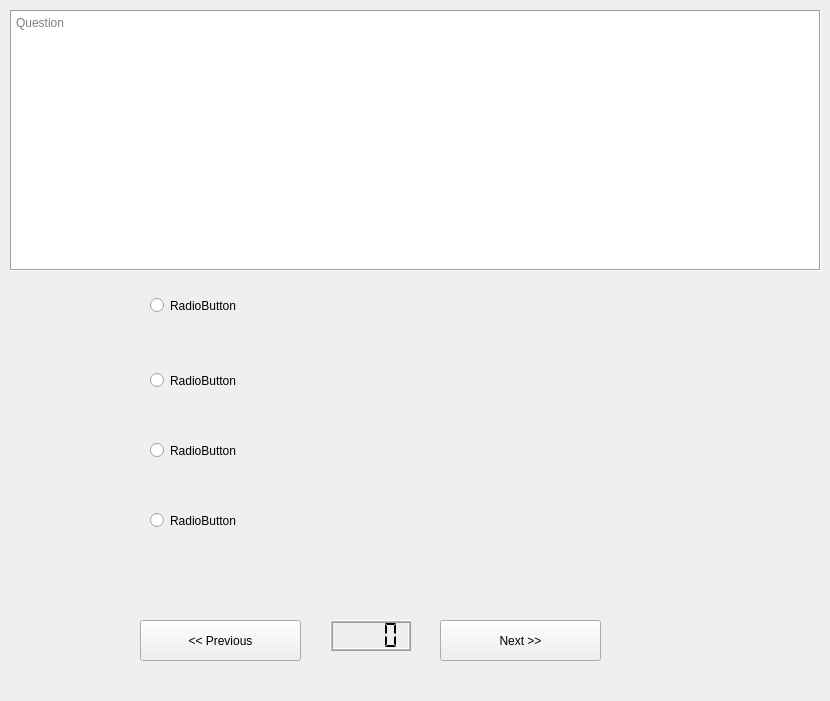
<?xml version="1.0" encoding="UTF-8"?>
<ui version="4.0">
 <class>QuizWindow</class>
 <widget class="QMainWindow" name="QuizWindow">
  <property name="windowModality">
   <enum>Qt::NonModal</enum>
  </property>
  <property name="geometry">
   <rect>
    <x>0</x>
    <y>0</y>
    <width>830</width>
    <height>701</height>
   </rect>
  </property>
  <property name="windowTitle">
   <string>Quiz</string>
  </property>
  <widget class="QWidget" name="centralwidget">
   <widget class="QRadioButton" name="rBtn_option3">
    <property name="geometry">
     <rect>
      <x>150</x>
      <y>430</y>
      <width>511</width>
      <height>41</height>
     </rect>
    </property>
    <property name="text">
     <string>RadioButton</string>
    </property>
   </widget>
   <widget class="QRadioButton" name="rBtn_option4">
    <property name="geometry">
     <rect>
      <x>150</x>
      <y>500</y>
      <width>501</width>
      <height>41</height>
     </rect>
    </property>
    <property name="text">
     <string>RadioButton</string>
    </property>
   </widget>
   <widget class="QPushButton" name="btn_next_ques">
    <property name="geometry">
     <rect>
      <x>440</x>
      <y>620</y>
      <width>161</width>
      <height>41</height>
     </rect>
    </property>
    <property name="text">
     <string>Next &gt;&gt;</string>
    </property>
   </widget>
   <widget class="QRadioButton" name="rBtn_option2">
    <property name="geometry">
     <rect>
      <x>150</x>
      <y>360</y>
      <width>511</width>
      <height>41</height>
     </rect>
    </property>
    <property name="text">
     <string>RadioButton</string>
    </property>
   </widget>
   <widget class="QRadioButton" name="rBtn_option1">
    <property name="geometry">
     <rect>
      <x>150</x>
      <y>290</y>
      <width>501</width>
      <height>31</height>
     </rect>
    </property>
    <property name="text">
     <string>RadioButton</string>
    </property>
   </widget>
   <widget class="QTextEdit" name="input_question">
    <property name="geometry">
     <rect>
      <x>10</x>
      <y>10</y>
      <width>811</width>
      <height>261</height>
     </rect>
    </property>
    <property name="frameShape">
     <enum>QFrame::Box</enum>
    </property>
    <property name="textInteractionFlags">
     <set>Qt::LinksAccessibleByKeyboard|Qt::LinksAccessibleByMouse|Qt::TextBrowserInteraction|Qt::TextSelectableByKeyboard|Qt::TextSelectableByMouse</set>
    </property>
    <property name="placeholderText">
     <string>Question</string>
    </property>
   </widget>
   <widget class="QPushButton" name="btn_prev_ques">
    <property name="geometry">
     <rect>
      <x>140</x>
      <y>620</y>
      <width>161</width>
      <height>41</height>
     </rect>
    </property>
    <property name="text">
     <string>&lt;&lt; Previous</string>
    </property>
   </widget>
   <widget class="QLCDNumber" name="lcdNumber">
    <property name="geometry">
     <rect>
      <x>330</x>
      <y>620</y>
      <width>81</width>
      <height>31</height>
     </rect>
    </property>
    <property name="lineWidth">
     <number>1</number>
    </property>
    <property name="midLineWidth">
     <number>1</number>
    </property>
    <property name="digitCount">
     <number>4</number>
    </property>
    <property name="segmentStyle">
     <enum>QLCDNumber::Flat</enum>
    </property>
   </widget>
  </widget>
 </widget>
 <tabstops>
  <tabstop>input_question</tabstop>
  <tabstop>rBtn_option1</tabstop>
  <tabstop>rBtn_option2</tabstop>
  <tabstop>rBtn_option3</tabstop>
  <tabstop>rBtn_option4</tabstop>
  <tabstop>btn_next_ques</tabstop>
  <tabstop>btn_prev_ques</tabstop>
 </tabstops>
 <resources/>
 <connections/>
</ui>
